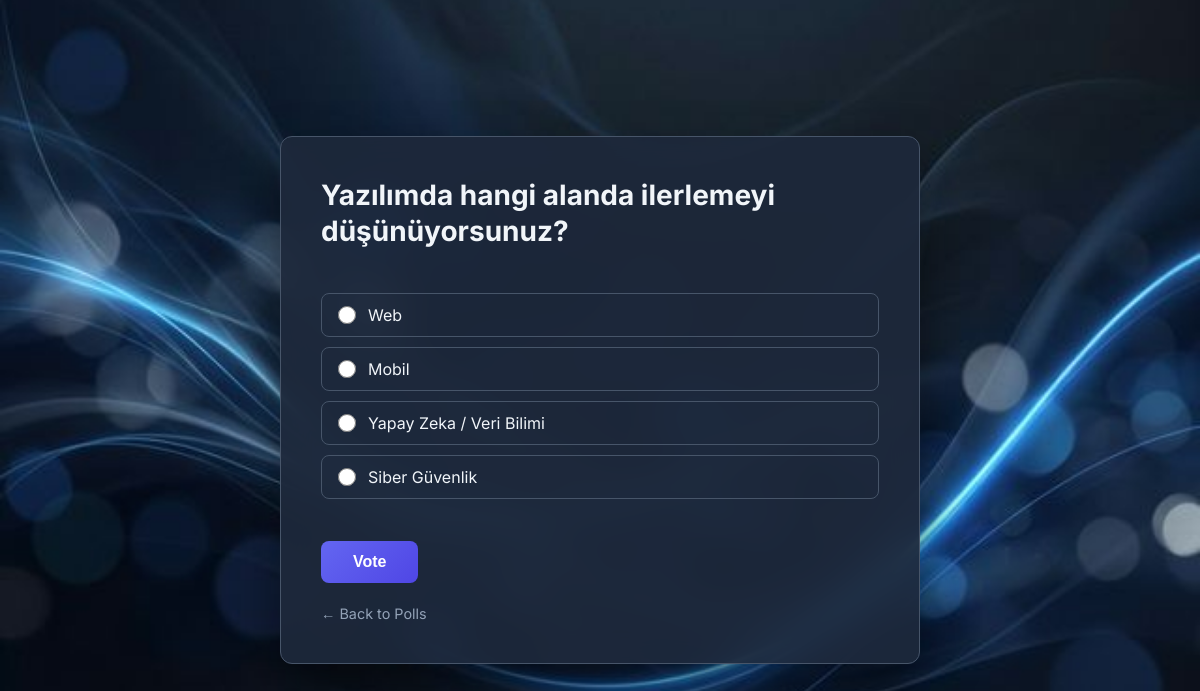
The page /polls/10/ on the database its author committed.
### polls/models.py (models this page shows, shortened)
class Question(models.Model):
    question_text = models.CharField(max_length=200)
    pub_date = models.DateTimeField("date published")

class Choice(models.Model):
    question = models.ForeignKey(Question, on_delete=models.CASCADE)
    choice_text = models.CharField(max_length=200)
    votes = models.IntegerField(default=0)

### polls/views.py (the view)
# urls.py: path("<int:pk>/", views.DetailView.as_view(), name="detail"),
class DetailView(generic.DetailView):
    model = Question
    template_name = "polls/detail.html"
    def get_queryset(self):
        return Question.objects.filter(pub_date__lte=timezone.now())

### polls/templates/polls/detail.html (shortened to what this page needs)
{% load static %}
<!DOCTYPE html>
<html lang="en">
<head>
    <link rel="stylesheet" href="{% static 'polls/style.css' %}">
</head>
<body>
<div class="polls-container">
    <form action="{% url 'polls:vote' question.id %}" method="post">
    <fieldset>
        <legend><h1>{{ question.question_text }}</h1></legend>
        {% for choice in question.choice_set.all %}
            <div class="choice-item">
                <input type="radio" name="choice" id="choice{{ forloop.counter }}" value="{{ choice.id }}">
                <label for="choice{{ forloop.counter }}">{{ choice.choice_text }}</label>
            </div>
        {% endfor %}
    </fieldset>
    <input type="submit" value="Vote" class="vote-btn">
    </form>
    <br>
    <a href="{% url 'polls:index' %}" class="back-link">← Back to Polls</a>
</div>
</body>
</html>

### polls/static/polls/style.css (style rules this page uses)
:root { --primary: #6366f1; --primary-dark: #4f46e5; --accent: #10b981; --bg: #0f172a; --surface: #1e293b; --surface-2: #334155; --text: #f1f5f9; --text-muted: #94a3b8; --border: #475569; --error: #ef4444; --radius: 12px; }
* { box-sizing: border-box; margin: 0; padding: 0; }
body { font-family: 'Inter', sans-serif; background: var(--bg); color: var(--text); min-height: 100vh; display: flex; align-items: center; justify-content: center; background-image: url("images/background.png"); background-size: cover; background-position: center; background-repeat: no-repeat; background-attachment: fixed; }
.polls-container { background: rgba(30, 41, 59, 0.92); backdrop-filter: blur(16px); border: 1px solid var(--border); border-radius: var(--radius); padding: 2.5rem; max-width: 640px; width: 90%; box-shadow: 0 25px 50px rgba(0, 0, 0, 0.5); animation: fadeIn 0.4s ease-out; }
h1 { font-size: 1.75rem; font-weight: 700; margin-bottom: 1.5rem; color: var(--text); line-height: 1.3; }
fieldset { border: none; padding: 0; margin-bottom: 1.5rem; }
legend { width: 100%; margin-bottom: 1.2rem; }
.choice-item { display: flex; align-items: center; gap: 0.75rem; padding: 0.7rem 1rem; border: 1px solid var(--border); border-radius: 8px; margin-bottom: 0.6rem; cursor: pointer; transition: border-color 0.2s, background 0.2s; }
.choice-item input[type="radio"] { accent-color: var(--primary); width: 18px; height: 18px; cursor: pointer; flex-shrink: 0; }
.choice-item label { font-size: 1rem; cursor: pointer; color: var(--text); }
.vote-btn { background: linear-gradient(135deg, var(--primary), var(--primary-dark)); color: #fff; border: none; border-radius: 8px; padding: 0.75rem 2rem; font-size: 1rem; font-weight: 600; cursor: pointer; transition: transform 0.15s, box-shadow 0.15s; margin-top: 0.5rem; }
.back-link { color: var(--text-muted); text-decoration: none; font-size: 0.9rem; transition: color 0.2s; }

### rows shown on the page
Question: question_text "Yazılımda hangi alanda ilerlemeyi düşünüyorsunuz?"
Choice: choice_text "Web"
Choice: choice_text "Mobil"
Choice: choice_text "Yapay Zeka / Veri Bilimi"
Choice: choice_text "Siber Güvenlik"
